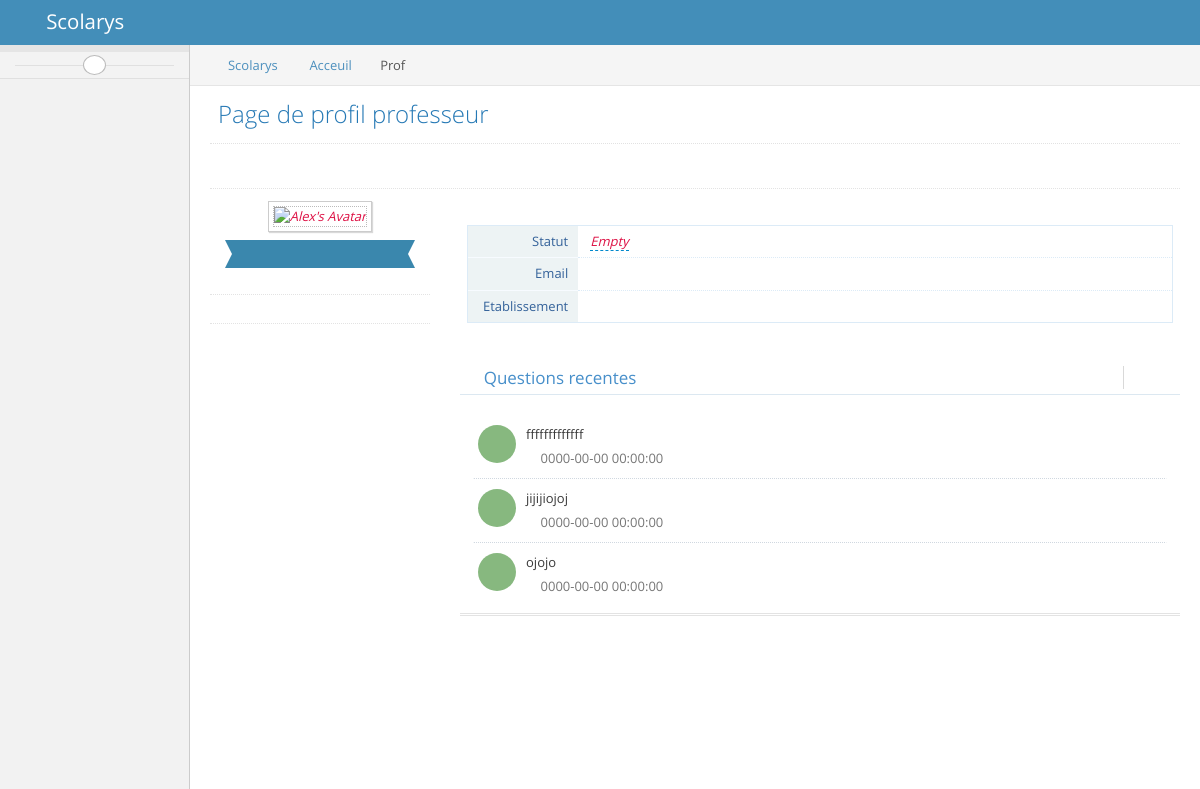
The app's page /index.php/acceuil/prof, older data.
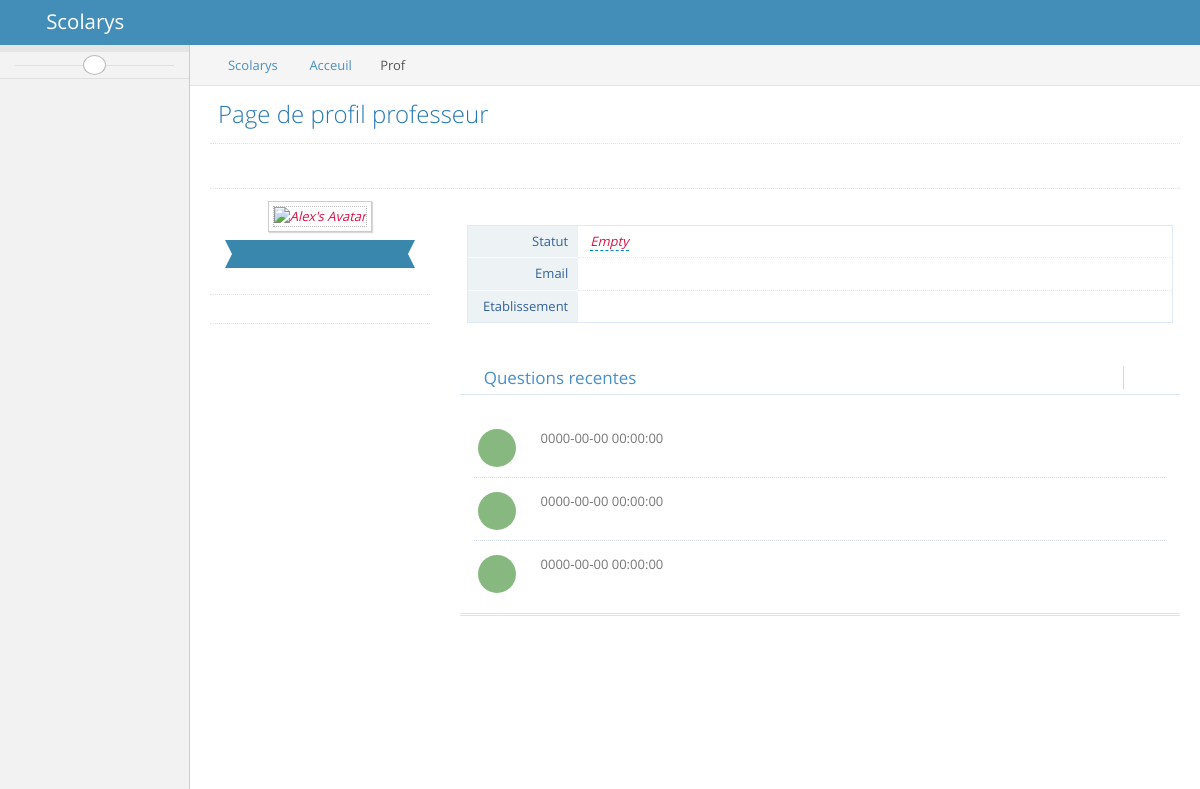
The same page, newer data.
### tables this page shows
CREATE TABLE `question` (
  `QuestionID` int(11) NOT NULL AUTO_INCREMENT,
  `qestionText` text,
  `dateQestion` datetime DEFAULT NULL,
  `ProfesseurEt` int(11) DEFAULT NULL,
  `planification` date DEFAULT NULL,
  PRIMARY KEY (`QuestionID`)
);

### application/controllers/Acceuil.php (called while the page is built, shortened)
<?php if (!defined('BASEPATH')) exit('No direct access allowed');
class Acceuil extends CI_Controller {
	public function __construct()
	{
        $this->load->database();
        $this->load->model('Publier_model', 'publierManager');
        $this->load->model('Auth_model', 'authManager');
        $this->load->helper(array('reponses', 'questions'));
	}
    public function prof() {
        $this->load->view('templates/header');
        $questions_posted = $this->publierManager->getQuestions($this->session->userdata('id_prof'));
        $data['etablissementProf'] = $this->authManager->getEtablissement($this->session->userdata('email'))->etablissementText;
        $data['question_poster'] = $questions_posted;
        $this->load->view('Acceuil/Acceuil_prof', $data);
        $this->load->view('templates/footer');
    }
}

### index.php (called while the page is built, shortened)
<?php
require_once BASEPATH.'core/CodeIgniter.php';

### application/models/publier_model.php (called while the page is built, shortened)
<?php if (!defined('BASEPATH')) exit('No direct access allowed');
class publier_model extends CI_Model {
    public function getQuestions(int $prof = null) {
        if ($prof == null)
            return $this->db->select('*')->from(self::TABLE_QUESTION)->get()->result();
        return $this->db->select('*')
                    ->from(self::TABLE_QUESTION)
                    ->where('ProfesseurEt', $prof)
                    ->order_by('QuestionID', 'DESC')
                    ->limit(10)
                    ->get()->result();
    }
}

### application/views/Acceuil/Acceuil_prof.php (the view, shortened to what the changed rows need)
<body class="no-skin">
<div class="main-container ace-save-state" id="main-container">
    <div class="main-content">
        <div class="main-content-inner">
            <div class="page-content">
                <div class="page-header">
                    <h1>
                        Page de profil professeur
                    </h1>
                </div>
                <div class="row">
                    <div class="col-xs-12">
                        <div>
                            <div id="user-profile-1" class="user-profile row">
                                <div class="col-xs-12 col-sm-9">
                                    <div class="widget-box transparent">
                                        <div class="widget-body">
                                            <div class="widget-main padding-8">
                                                <div id="profile-feed-1" class="profile-feed">
                                                    <div class="profile-activity clearfix">
                                                        <div>
                                                            <?php foreach ($question_poster as $question): ?>
                                                    <div class="profile-activity clearfix">
                                                        <div>
                                                            <i class="pull-left thumbicon fa fa-check btn-success no-hover"></i>
                                                                <?= $question->qestionText ?>
                                                            <div class="time">
                                                                <i class="ace-icon fa fa-clock-o bigger-110"></i>
                                                                <?=  $question->dateQestion ?>
                                                            </div>
                                                        </div>
                                                    </div>
                                                            <?php endforeach; ?>
                                                </div>
                                            </div>
                                        </div>
                                    </div>
                                </div>
                            </div>
                        </div>
                    </div>
                </div>
            </div>
        </div>
    </div>
</div>
</body>
</html>

Row changes from the older to the newer data that the page shows:
changed question (number 1 of 3 on the later page): qestionText "fffffffffffff" → (not shown)
changed question (number 2 of 3 on the later page): qestionText "jijijiojoj" → (not shown)
changed question (number 3 of 3 on the later page): qestionText "ojojo" → (not shown)
